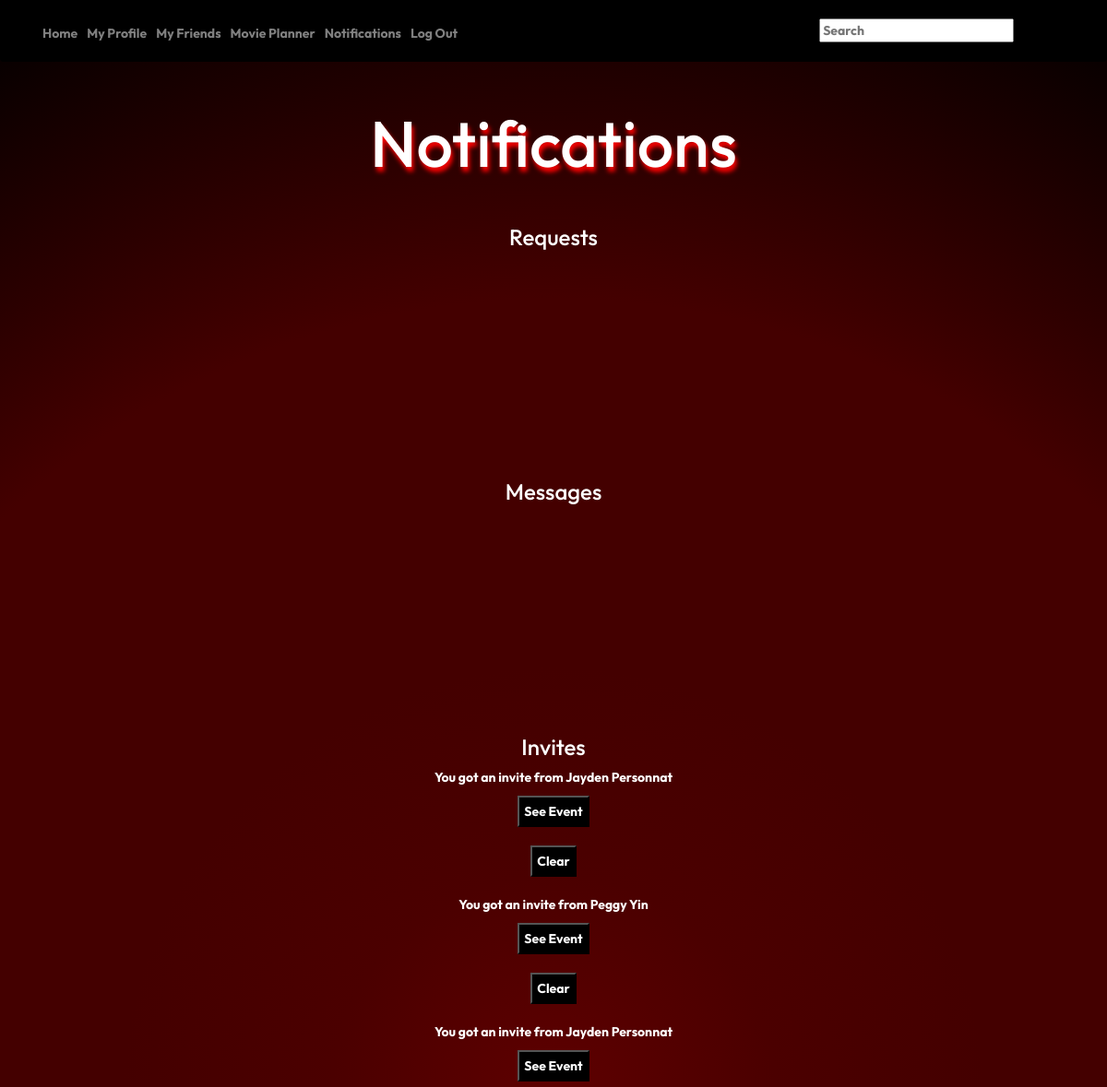
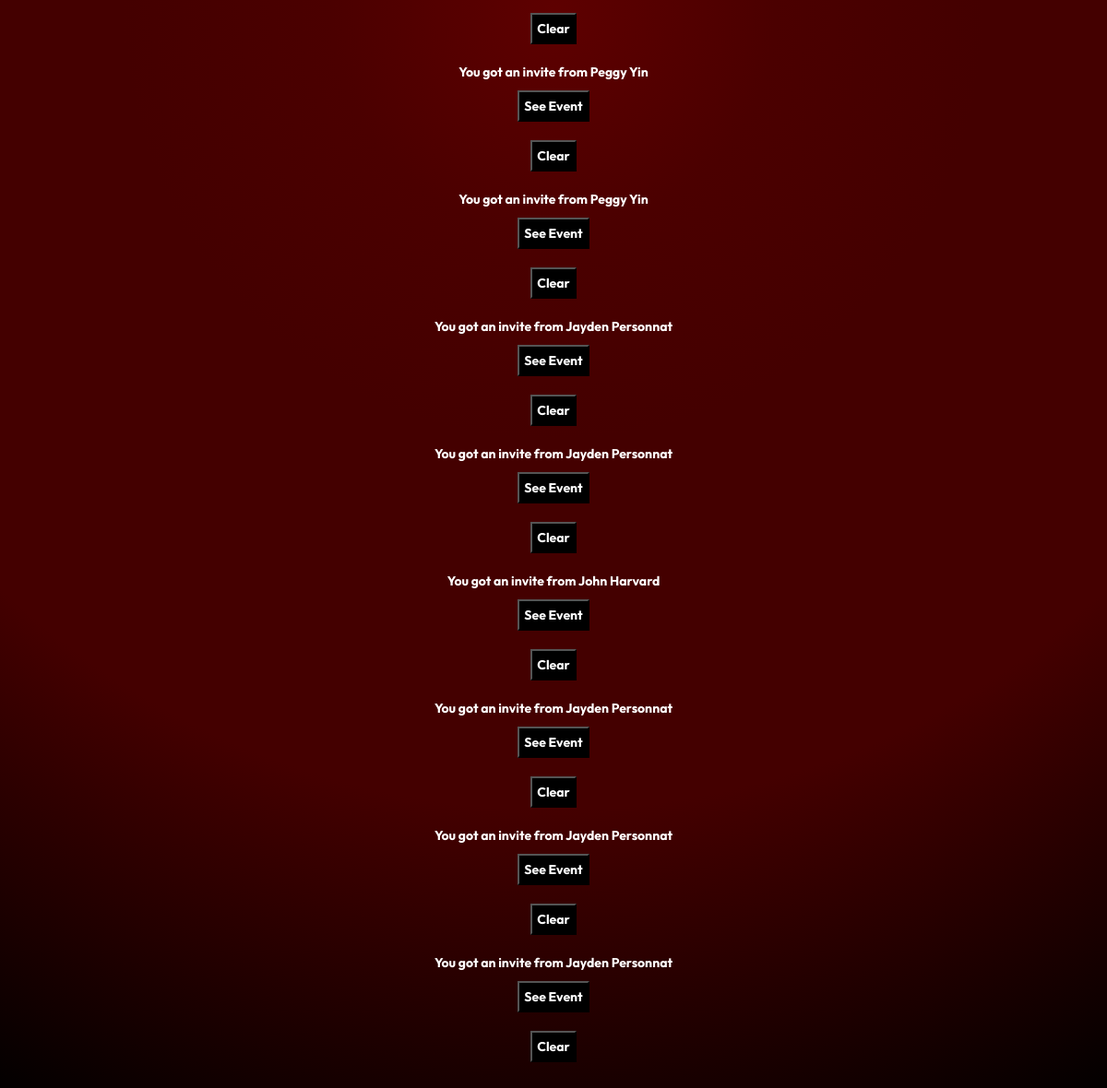
The page /message (signed in) on the database its author committed (2 pictures, top to bottom).
### tables this page shows
CREATE TABLE profiles (user_id INTEGER NOT NULL, first_name TEXT NOT NULL, last_name TEXT NOT NULL, dorm TEXT NOT NULL, year INTEGER NOT NULL, genre TEXT NOT NULL, image TEXT, FOREIGN KEY (user_id) REFERENCES users(id));

### app.py (the view)
@app.route("/message", methods = ["GET", "POST"])
@login_required
def message():
    requests = db.execute("SELECT * FROM messages JOIN profiles ON messages.sender_id = profiles.user_id WHERE messages.receiver_id = ? AND messages.type = ?", session["user_id"], "request")
    messages = db.execute("SELECT * FROM messages JOIN profiles ON messages.sender_id = profiles.user_id WHERE receiver_id = ? AND (type = ? or type = ?)", session["user_id"], "accept", "cancel")
    invites = db.execute("SELECT * FROM invites JOIN profiles ON invites.sender_id = profiles.user_id WHERE receiver_id = ? AND type = ?", session["user_id"], "invite")
    if request.method == "POST":
        delete = request.form.get("delete")
        if delete:
            db.execute("DELETE FROM messages WHERE message_id = ?", delete)
            return redirect("/message")
        clear = request.form.get("clear")
        if clear:
            db.execute("DELETE FROM invites WHERE event_id = ? AND receiver_id = ?", clear, session["user_id"])
            return redirect("/message")
        friend = request.form.get("friend")
        friend_one = db.execute("SELECT * FROM friends WHERE friend_one = ? and friend_two = ?", session["user_id"], friend)
        friend_two = db.execute("SELECT * FROM friends WHERE friend_one = ? and friend_two = ?", friend, session["user_id"])
        event = request.form.get("invite")
        if event:
            events = db.execute("SELECT * FROM events WHERE event_id = ?", event)[0]
            for event in events:
                return render_template("invites.html", events = events, time = convert(events["time"]))
        if len(friend_one) != 0 or len(friend_two) != 0:
            return render_template("error.html", code = 400, message = "you already follow this person")
        if int(friend) < 0:
            db.execute("DELETE FROM messages WHERE sender_id = ? AND receiver_id = ? AND type = ?", int(friend) * -1, session["user_id"], "request")
            return render_template("error.html", code = 200, message = "you successfully declined the request")
        db.execute("INSERT INTO messages (sender_id, receiver_id, message, type) VALUES (?, ?, ?, ?)", session["user_id"], friend, "your request was accepted", "accept")
        db.execute("INSERT INTO friends (friend_one, friend_two) VALUES (?, ?)", session["user_id"], friend)
        friend_count_one = db.execute("SELECT friends FROM users WHERE id = ?", session["user_id"])[0]["friends"]
        friend_count_two = db.execute("SELECT friends FROM users WHERE id = ?", friend)[0]["friends"]
        db.execute("UPDATE users SET friends = ? WHERE id = ?", friend_count_one + 1, session["user_id"])
        db.execute("UPDATE users SET friends = ? WHERE id = ?", friend_count_two + 1, friend)
        db.execute("DELETE FROM messages WHERE sender_id = ? AND receiver_id = ? AND type = ?", friend, session["user_id"], "request")
        return redirect("/message")
    else:
        return render_template("messages.html", requests = requests, messages = messages, invites = invites)

### helpers.py (called while the page is built)
def login_required(f):
    @wraps(f)
    def decorated_function(*args, **kwargs):
        if session.get("user_id") is None:
            return redirect("/login")
        return f(*args, **kwargs)
    return decorated_function

### templates/messages.html (shortened to what this page needs)
{% extends "layout.html" %}
{% block main %}
<h3 class = "subheader">Notifications</h3>
<br>
<h3>Requests</h3>
<div class = "messages">
<h3> Messages</h3>
</div>
<div class = "invites">
<h3 class = "messages">Invites</h3>
    {% for invite in invites %}
    <p> You got an invite from {{ invite.first_name }} {{ invite.last_name }}</p>
    <form action = "/message" method = "post">
        <button class= "button" type = "submit">See Event</button>
</form>
<br>
<form action = "/message" method = "post">
    <button class= "button" type = "submit">Clear</button>
</form>
<br>
    {% endfor %}
{% endblock %}

### static/styles.css (style rules this page uses)
.page_setup { background: rgb(10,75,99); background: radial-gradient(circle, rgb(94, 0, 0, 1) 0%, rgb(75, 0, 0, 1) 18%, rgb(68, 0, 0, 1) 35%, rgb(68, 0, 0, 1) 65%, rgb(0, 0, 0, 1)100%); }
.text_setup { font-weight: bold; font-family: "Outfit"; color: white; }
.messages { margin-top: 250px; }
.button { color: white; background-color: black; padding: 5px; }
.subheader { margin-top: 0px; font-size: 70px; text-shadow: 2px 5px 5px red; }

### rows shown on the page
profiles: first_name "Jayden", last_name "Personnat"
profiles: first_name "Peggy", last_name "Yin"
profiles: first_name "John", last_name "Harvard"
